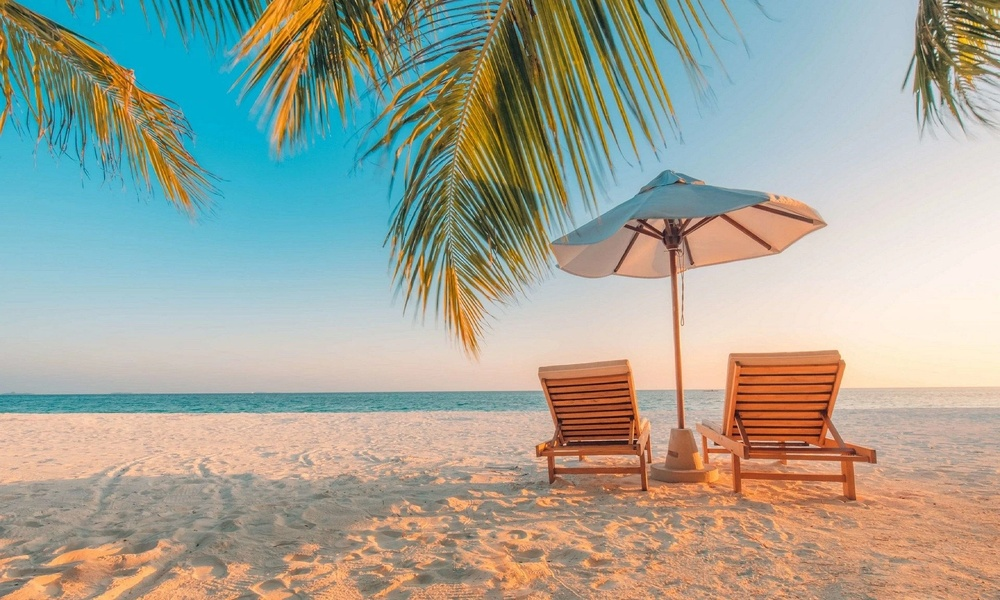
#> input picture openCV/Image/beach.jpg, 1000 x 600 px, shrunk from 1920 x 1152 before the run
$ jupyter execute '41. 색상 맵.ipynb'
#> lines starting #> are read from the running program, lines starting #| are printed output that depends on the picture
[cell 1]
import cv2

src = cv2.imread("Image/beach.jpg")
#> src is the input picture: shape (600, 1000, 3); mean B, G, R 152.1, 165, 162.8
dst = cv2.applyColorMap(src, cv2.COLORMAP_OCEAN)
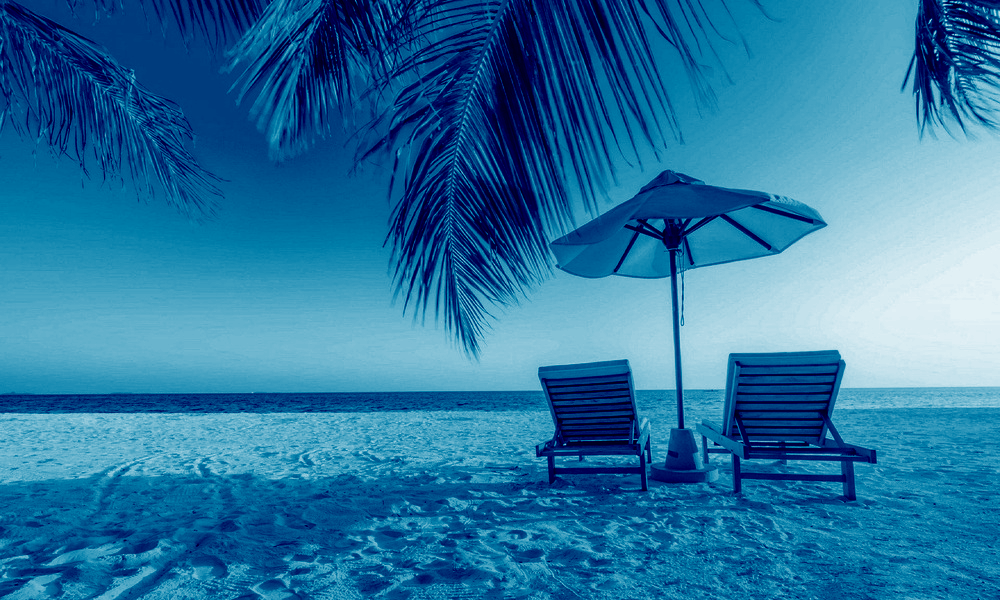
#> dst: shape (600, 1000, 3); mean B, G, R 162.9, 118.3, 41.8

cv2.imshow("dst", dst)
cv2.waitKey()
cv2.destroyAllWindows()


$ run again, with openCV/Image/analysis.jpg copied over openCV/Image/beach.jpg
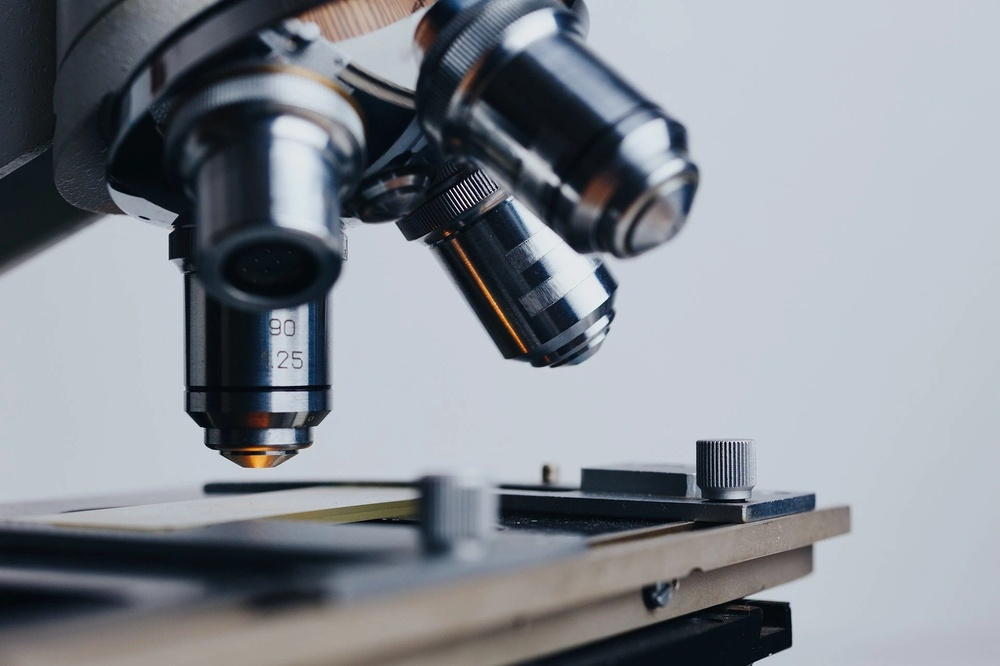
#> input picture openCV/Image/analysis.jpg, 1000 x 666 px, shrunk from 1920 x 1279 before the run
#> src is the input picture: shape (666, 1000, 3); mean B, G, R 147.1, 139.7, 134.3
#> `dst = cv2.applyColorMap(src, cv2.COLORMAP_OCEAN)`:
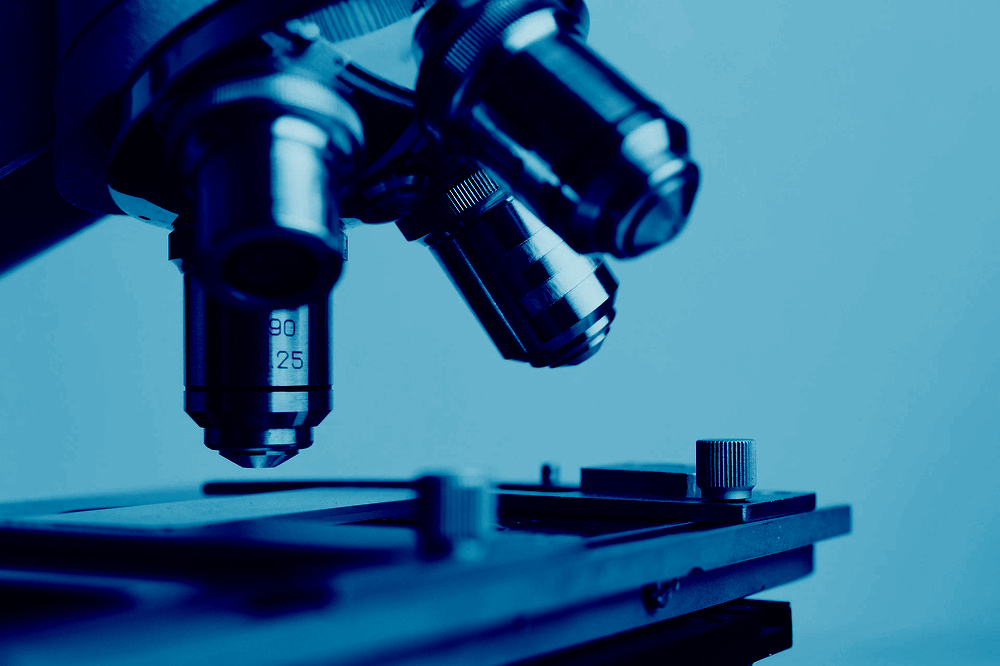
#> dst: shape (666, 1000, 3); mean B, G, R 138.9, 103.1, 48
